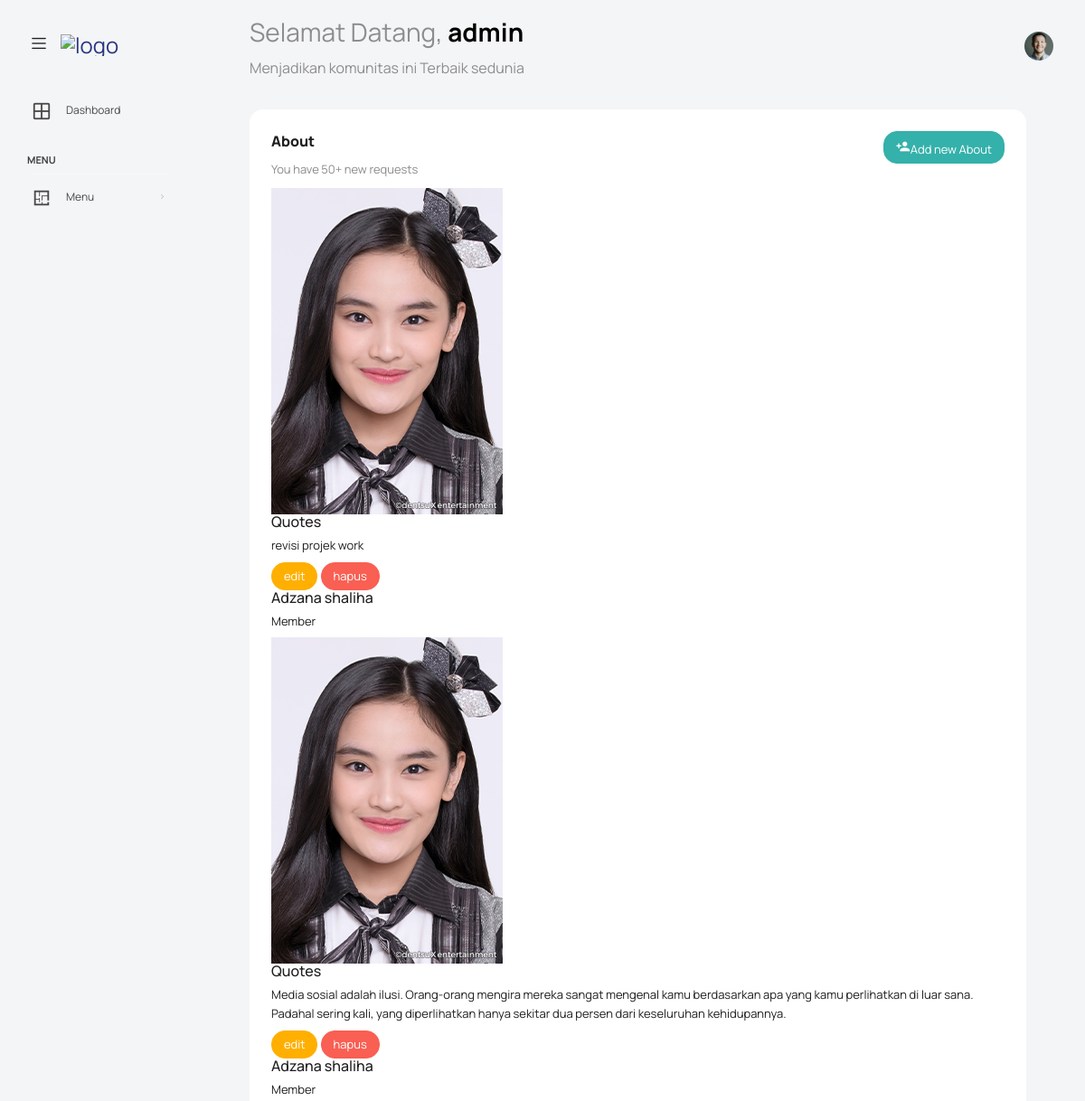
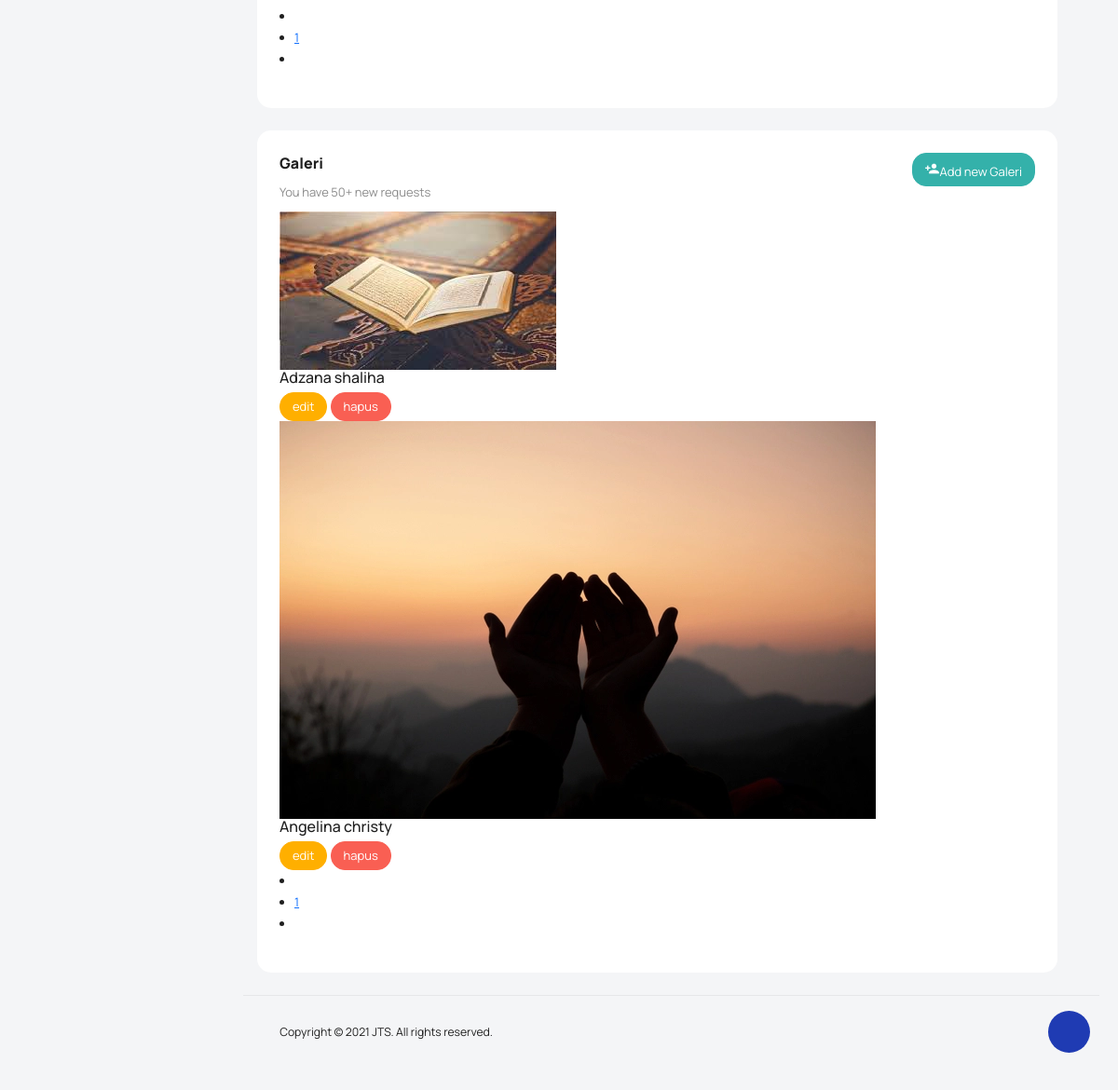
Screenshot of /admin/galeri.php (signed in) with the database file from the repository (2 pictures, top to bottom).
### tables this page shows
CREATE TABLE `tb_about` (
  `id_about` int(11) NOT NULL,
  `id_member` int(11) NOT NULL,
  `quotes` text NOT NULL
);

CREATE TABLE `tb_member` (
  `id_member` int(11) NOT NULL,
  `nama` varchar(25) NOT NULL,
  `gambar` varchar(50) NOT NULL,
  `tgl_lahir` date NOT NULL,
  `alamat` text NOT NULL,
  `tentang_member` text NOT NULL
);

CREATE TABLE `tb_galeri` (
  `id_galeri` int(11) NOT NULL,
  `id_member` int(11) NOT NULL,
  `gambar` varchar(50) NOT NULL
);

### admin/galeri.php (the view, shortened to what this page needs)
<?php
require "koneksi.php";
$limit = 3;
$page = (isset($_GET['page'])) ? $_GET['page'] : 1;
$query = mysqli_query($conect, "SELECT COUNT(*) FROM tb_about");
$total_data = mysqli_fetch_array($query)[0];
$total_page = ceil($total_data / $limit);
$start = ($limit * $page) - $limit;
?>
<!DOCTYPE html>
<html lang="en">
<head>
    <link rel="stylesheet" href="vendors/feather/feather.css">
    <link rel="stylesheet" href="vendors/mdi/css/materialdesignicons.min.css">
    <link rel="stylesheet" href="vendors/ti-icons/css/themify-icons.css">
    <link rel="stylesheet" href="vendors/typicons/typicons.css">
    <link rel="stylesheet" href="vendors/simple-line-icons/css/simple-line-icons.css">
    <link rel="stylesheet" href="vendors/css/vendor.bundle.base.css">
    <link rel="stylesheet" href="vendors/datatables.net-bs4/dataTables.bootstrap4.css">
    <link rel="stylesheet" href="js/select.dataTables.min.css">
    <link rel="stylesheet" href="css/vertical-layout-light/style.css">
    <link href="../css/style.css" rel="stylesheet" type="text/css" />
    <link href="../css/font-awesome.css" rel="stylesheet" type="text/css" />
</head>
<body>
    <nav class="navbar default-layout col-lg-12 col-12 p-0 fixed-top d-flex
        align-items-top flex-row">
        <div class="text-center navbar-brand-wrapper d-flex align-items-center
          justify-content-start">
            <div class="me-3">
                <button class="navbar-toggler navbar-toggler align-self-center" type="button" data-bs-toggle="minimize">
                    <span class="icon-menu"></span>
                </button>
            </div>
            <div>
                <a class="navbar-brand brand-logo" href="index.html">
                    <img src="../img/gth-logo-black.png" alt="logo" />
                </a>
            </div>
        </div>
        <div class="navbar-menu-wrapper d-flex align-items-top">
            <ul class="navbar-nav">
                <li class="nav-item font-weight-semibold d-none d-lg-block ms-0">
                    <h1 class="welcome-text">Selamat Datang, <span class="text-black
                  fw-bold"><?= $_SESSION['admin']?></span></h1>
                    <h3 class="welcome-sub-text">Menjadikan komunitas ini Terbaik sedunia
                    </h3>
                </li>
            </ul>
            <ul class="navbar-nav ms-auto">
                <li class="nav-item dropdown d-none d-lg-block user-dropdown">
                    <a class="nav-link" id="UserDropdown" href="#" data-bs-toggle="dropdown" aria-expanded="false">
                        <img class="img-xs rounded-circle" src="images/faces/face8.jpg" alt="Profile image"> </a>
                </li>
            </ul>
        </div>
    </nav>
    <div class="container-fluid page-body-wrapper">
        <div class="theme-setting-wrapper">
            <div id="settings-trigger"><i class="ti-settings"></i></div>
        </div>
        <nav class="sidebar sidebar-offcanvas" id="sidebar">
            <ul class="nav">
                <li class="nav-item">
                    <a class="nav-link" href="index.php">
                        <i class="mdi mdi-grid-large menu-icon"></i>
                        <span class="menu-title">Dashboard</span>
                    </a>
                </li>
                <li class="nav-item nav-category">Menu</li>
                <li class="nav-item">
                    <a class="nav-link" data-bs-toggle="collapse" href="#ui-basic" aria-expanded="false" aria-controls="ui-basic">
                        <i class="menu-icon mdi mdi-floor-plan"></i>
                        <span class="menu-title">Menu</span>
                        <i class="menu-arrow"></i>
                    </a>
                </li>
            </ul>
        </nav>
        <div class="main-panel">
            <div class="content-wrapper">
                <div class="row flex-grow">
                    <div class="row flex-grow">
                        <div class="col-12 grid-margin stretch-card">
                            <div class="card card-rounded">
                                <div class="card-body">
                                    <div class="d-sm-flex justify-content-between align-items-start">
                                        <div>
                                            <h4 class="card-title card-title-dash">About
                                            </h4>
                                            <p class="card-subtitle card-subtitle-dash">You have 50+ new requests</p>
                                        </div>
                                        <div>
                                            <a class="btn btn-success  text-white
btn-sm" type="button" href="tambah_about.php">
                                                <i class="mdi
mdi-account-plus"></i>Add new About</a>
                                        </div>
                                    </div>
                                    <div class="img" >
      <div class="row">
            <div class="owl-carousel team-carousel nf-carousel-theme">
            <?php
    $query = mysqli_query($conect,"SELECT * FROM tb_member JOIN tb_about on tb_member.id_member = tb_about.id_member ORDER BY id_about DESC LIMIT $start, $limit ");
    while($row = mysqli_fetch_array($query)){
?>
              <div class="item">
                <div class="team-item nf-col-padding">
                  <div class="team-item-img">
                    <img src="img/<?=$row['gambar'];?>" alt="" />
                    <div class="team-item-detail">
                      <div class="team-item-detail-inner light-color">
                        <h5>Quotes</h5>
                        <p><?=$row['quotes'];?></p>
                        <a class="btn btn-rounded btn-warning btn-sm" href="edit_about.php?id=<?=$row['id_about']?>">edit</a>
                        <a class="btn btn-rounded btn-danger btn-sm" href="hapus_about.php?id=<?=$row['id_about']?>" onclick=" return confirm('apakah anda yakin ingin menghapus data ini?');">hapus</a>
                      </div>
                    </div>
                  </div>
                  <div class="team-item-info">
                    <h5><?=$row['nama'];?></h5>
                    <p class="">Member</p>
                  </div>
                </div>
              </div>
<?php }?>
</div>
</div>
<div class="page-breadcrumb pagination-nav mt-60 mt-xs-30">
  <ul>
    <li>
    </li>
    <?php for ($i = 1; $i <= $total_page; $i++) : ?>
      <li>
        <a href="?page=<?= $i ?>" <?= ($i == $page) ? "class='active'" : "" ?>><?= $i ?></a>
      </li>
    <?php endfor; ?>
    <li>
    </li>
  </ul>
</div>
                                </div>
                                </div>
                            </div>
                        </div>
                        <div class="col-12 grid-margin stretch-card">
                            <div class="card card-rounded">
                                <div class="card-body">
                                    <div class="d-sm-flex justify-content-between
                                    align-items-start">
                                        <div>
                                            <h4 class="card-title card-title-dash">Galeri
                                            </h4>
                                            <p class="card-subtitle card-subtitle-dash">You have 50+ new requests</p>
                                        </div>
                                        <div>
                                            <a class="btn btn-success  text-white
                                           btn-sm" type="button" href="tambah_galeri.php">
                                                <i class="mdi
                                                mdi-account-plus"></i>Add new Galeri</a>
                                        </div>
                                    </div>
                                    <div class="img" >
      <div class="row">
            <div class="owl-carousel team-carousel nf-carousel-theme">
            <?php
$limit1 = 3;
$page1 = (isset($_GET['page1'])) ? $_GET['page1'] : 1;
$query1 = mysqli_query($conect, "SELECT COUNT(*) FROM tb_galeri");
$total_data1 = mysqli_fetch_array($query1)[0];
$total_page1 = ceil($total_data1 / $limit1);
$start1 = ($limit1 * $page1) - $limit1;
    $query = mysqli_query($conect,"SELECT * FROM tb_member JOIN tb_galeri on tb_member.id_member = tb_galeri.id_member ORDER BY id_galeri DESC LIMIT $start1, $limit1 ");
    while($row = mysqli_fetch_array($query)){
?>
              <div class="item">
                <div class="team-item nf-col-padding">
                  <div class="team-item-img">
                    <img src="img/<?=$row['gambar'];?>" alt="" />
                    <div class="team-item-detail">
                      <div class="team-item-detail-inner light-color">
                        <h5><?=$row['nama'];?></h5>
                        <a class="btn btn-rounded btn-warning btn-sm" href="edit_galeri.php?id=<?=$row['id_galeri']?>">edit</a>
                        <a class="btn btn-rounded btn-danger btn-sm" href="hapus_galeri.php?id=<?=$row['id_galeri']?>" onclick=" return confirm('apakah anda yakin ingin menghapus data ini?');">hapus</a>
                      </div>
                    </div>
                  </div>
                </div>
              </div>
<?php }?>
</div>
</div>
<div class="page-breadcrumb pagination-nav mt-60 mt-xs-30">
  <ul>
    <li>
    </li>
    <?php for ($i = 1; $i <= $total_page1; $i++) : ?>
      <li>
        <a href="?page1=<?= $i ?>" <?= ($i == $page1) ? "class='active'" : "" ?>><?= $i ?></a>
      </li>
    <?php endfor; ?>
    <li>
    </li>
  </ul>
</div>
                                </div>
                            </div>
                        </div>
                    </div>
                </div>
                <footer class="footer">
                <div class="d-sm-flex justify-content-center
    justify-content-sm-between">
                    <span class="float-none float-sm-right d-block mt-1 mt-sm-0
    text-center">Copyright © 2021 JTS. All rights reserved.</span>
                </div>
            </footer>
            </div>
        </div>
    </div>
</body>
</html>

### rows the page displays
tb_about: id_member.gambar (picture), quotes "revisi projek work", id_member.nama "Adzana shaliha"
tb_about: id_member.gambar (picture), quotes "Media sosial adalah ilusi. Orang-orang mengira mereka sangat mengenal kamu berdasarkan apa yang kamu perlihatkan di luar sana. Padahal sering kali, yang diperlihatkan hanya sekitar dua persen dari keseluruhan kehidupannya.", id_member.nama "Adzana shaliha"
tb_galeri: gambar (picture), id_member.nama "Adzana shaliha"
tb_galeri: gambar (picture), id_member.nama "Angelina christy"

### other values shown
$_SESSION['admin'] "admin"
